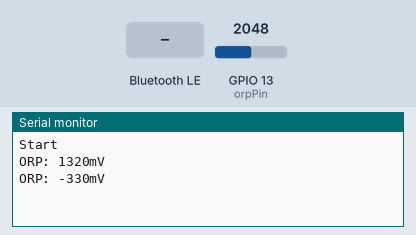
Simulated run of this sketch. Board: ESP32. Shown: the last lines printed to the serial monitor. The test bench sets the inputs (shaded band); at power-on: GPIO 13 (orpPin) = 2048. Nothing arrives over Bluetooth unless stated; a phone connects over Bluetooth LE 3 s after start.

Above: at 2.2 s.
2.3 s: Bluetooth LE write "od" received
At 2.51 s:
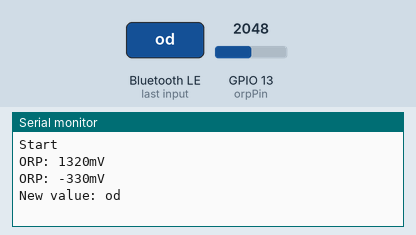
4.5 s: Bluetooth LE write "pair" received
At 4.9 s:
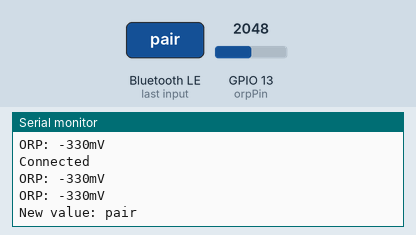
6.0 s: Bluetooth LE write "unit" received
At 6.5 s:
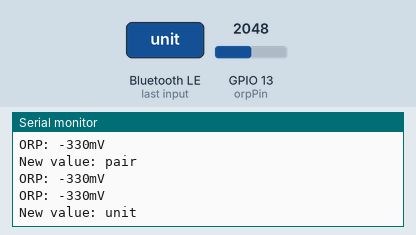
7.5 s: Bluetooth LE write "info" received
At 7.8 s:
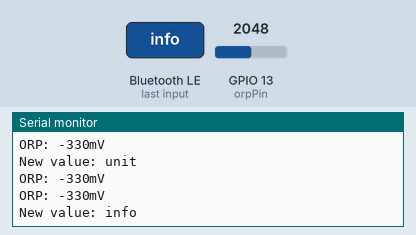
9.0 s: Bluetooth LE write "1" received
10.5 s: GPIO 13 (orpPin) set to 2866
At 11.3 s:
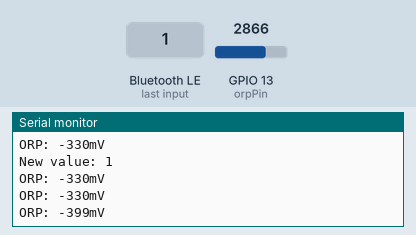
Timing chart, 0 to 13.0 s (numbered marks = the images above; inputs shaded):
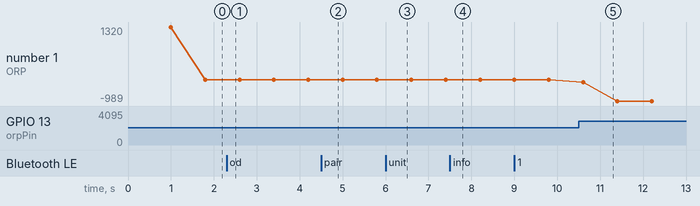

The sketch:

orp_sensor_esp32.ino
```cpp
#include "orp_sensor.h"
#include "ble_server.h"

void setup(){
  Serial.begin(115200);
  Serial.println("Start");
  configBLE();

}

void loop(){
  sensorLoop();
}
```

ble_server.h
```cpp
#include <BLEDevice.h>  // Required Library
#include <BLEServer.h>  // Required Library

// Define service and all characteristic uuid
#define SERVICE_UUID "4fafc201-1fb5-459e-8fcc-c5c9c331914b"
#define CHAR_UUID "4a37b01d-364e-44d9-9335-770e2025b29f"

#define TAG "orp:"

#define UNIT "unit:mV"
#define INFO "info:orp v1.1"

BLEServer* pServer = NULL;  // BLEServer object creation

// All charateristic object creation
BLECharacteristic* characteristic = NULL;

bool deviceConnected = false;

String receivedData;

// Callback function for checking the BLE is connected to anything or not
class MyServerCallbacks : public BLEServerCallbacks {
  void onConnect(BLEServer* pServer) {
    deviceConnected = true;
    Serial.println("Connected");
  };

  void onDisconnect(BLEServer* pServer) {
    deviceConnected = false;
    pServer->startAdvertising();
  }
};

// Function for sending data on desired characteristic
void send_data(String data2) {
  String data = TAG + data2;
  characteristic->setValue(data.c_str());  // sending from esp32
  characteristic->notify();                // Notify the client for receiving data
}

// Callback function for receiving data from client and process it
class MyCallbacks : public BLECharacteristicCallbacks {
  void onWrite(BLECharacteristic* pCharacteristic) {
    std::string value = pCharacteristic->getValue();
    receivedData = "";
    if (value.length() > 0) {
      for (int i = 0; i < value.length(); i++) {
        receivedData += value[i];
      }
      Serial.print("New value: ");
      Serial.println(receivedData);
      if (receivedData == "od") {
        send_data((String) orpValue);

      }
      else if (receivedData == "pair") {
        send_data("pair");
      }
      else if (receivedData == "unit") {
        send_data((String)UNIT);
      }
      else if (receivedData == "info") {
        send_data((String)INFO);
      }
    }
  }
};

// Function for creating a service and multiple characteristics and configure BLE in esp32
void configBLE() {
  BLEDevice::init("Orp01");                   // BLE Initialization
  pServer = BLEDevice::createServer();             // Create a BLE Server
  pServer->setCallbacks(new MyServerCallbacks());  // Set the callback function for checking the device is connected or not

  BLEService* pService = pServer->createService(SERVICE_UUID);  // Create a service on the server

  // Create characteristic for EC value
  characteristic = pService->createCharacteristic(
    CHAR_UUID, BLECharacteristic::PROPERTY_READ
                 | BLECharacteristic::PROPERTY_WRITE | BLECharacteristic::PROPERTY_NOTIFY);

  characteristic->setCallbacks(new MyCallbacks());

  pService->start();  // Start the server

  // Start advertisment
  pServer->getAdvertising()->addServiceUUID(pService->getUUID());
  pServer->getAdvertising()->start();

  delay(1000);
}
```

orp_sensor.h
```cpp
#define VOLTAGE 3.30  //system voltage
#define OFFSET 0      //zero drift voltage

double orpValue;

#define ArrayLenth 40  //times of collection
#define orpPin 13       //orp meter output,connect to Arduino controller ADC pin

int orpArray[ArrayLenth];
int orpArrayIndex = 0;

double avergearray(int* arr, int number) {
  int i;
  int max, min;
  double avg;
  long amount = 0;
  if (number <= 0) {
    printf("Error number for the array to avraging!/n");
    return 0;
  }
  if (number < 5) {  //less than 5, calculated directly statistics
    for (i = 0; i < number; i++) {
      amount += arr[i];
    }
    avg = amount / number;
    return avg;
  } else {
    if (arr[0] < arr[1]) {
      min = arr[0];
      max = arr[1];
    } else {
      min = arr[1];
      max = arr[0];
    }
    for (i = 2; i < number; i++) {
      if (arr[i] < min) {
        amount += min;  //arr<min
        min = arr[i];
      } else {
        if (arr[i] > max) {
          amount += max;  //arr>max
          max = arr[i];
        } else {
          amount += arr[i];  //min<=arr<=max
        }
      }  //if
    }    //for
    avg = (double)amount / (number - 2);
  }  //if
  return avg;
}


void sensorLoop() {
  static unsigned long orpTimer = millis();  //analog sampling interval
  static unsigned long printTime = millis();
  if (millis() >= orpTimer) {
    orpTimer = millis() + 20;
    orpArray[orpArrayIndex++] = analogRead(orpPin);  //read an analog value every 20ms
    if (orpArrayIndex == ArrayLenth) {
      orpArrayIndex = 0;
    }
    orpValue = (((30 * (double)VOLTAGE * 1000) - (75 * avergearray(orpArray, ArrayLenth) * VOLTAGE * 1000 / 4096)) / 75 - OFFSET);  //convert the analog value to orp according the circuit
  }
  if (millis() >= printTime)  //Every 800 milliseconds, print a numerical, convert the state of the LED indicator
  {
    printTime = millis() + 800;
    Serial.print("ORP: ");
    Serial.print((int)orpValue);
    Serial.println("mV");
  }
}
```

Measured:
- after the input at 2.3 s, the serial monitor: prints a new line at once (image 1)
- after the input at 4.5 s, the serial monitor: prints a new line at once (image 2)
- after the input at 6.0 s, the serial monitor: prints a new line at once (image 3)
- after the input at 7.5 s, the serial monitor: prints a new line at once (image 4)
- after the input at 10.5 s, the serial monitor: prints a new line after 0.10 s (image 5)
- plotted number 1: -330 → -989 after the input at 10.5 s
